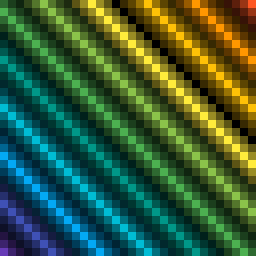
#> input picture test code/32x32.png, 32 x 32 px (shown 8 times larger)
$ python live_change_checkerboard2.py   (older library calls are emulated)
#> lines starting #> are read from the running program, lines starting #| are printed output that depends on the picture
### pbit.py
import random
import numpy as np
import turtle
import math
from numba import jit, float64, int64
import cupy as cp
from numba import cuda

class pcircuit:
    def __init__(self, J=[[]], h=[], beta=1, Nm=0, model="cpsl", delta_t=None, start_beta=1, end_beta=2,
                 growth_factor=1.001, anneal="constant"):
        self.J = np.array(J)
        self.h = np.array(h)
        if self.J is None:
            self.Nm = 0
        else:
            self.Nm = len(self.J)
        self.model = model
        if delta_t is None:
            self.dt = 1 / (2 * self.Nm)
        else:
            self.dt = delta_t
        self.m = np.sign(np.add(np.random.rand(self.Nm) * 2, -1))
        # annealing can be constant, linear, geometric
        self.beta = beta
        self.start_beta = start_beta
        self.end_beta = end_beta
        self.growth_factor = growth_factor
        self.beta = beta
        self.anneal = anneal

    def __call__(self):
        return "I am a p-circuit with " + str(self.Nm) + " p-bits."

    def setWeights(self, J, h):
        self.J = np.array(J)
        self.h = np.array(h)

    def setSize(self, num_pbits):
        self.Nm = num_pbits

    def setBeta(self, beta):
        self.beta = beta

    # [5 lines left out: function setModel, not called in this run]

    def setState(self, m):
        self.m = m

    # [6 lines left out: function setAnneal, not called in this run]

    def getState(self):
        return self.m

    def getWeights(self):
        return self.J, self.h

    def getModel(self):
        return self.model

    def getSize(self):
        return self.Nm

    def getBeta(self):
        return self.beta

    def reset(self):
        self.m = np.sign(np.add(np.random.rand(self.Nm) * 2, -1))

    # [367 lines left out: functions getBoltzmann, load_random, generate_samples, draw, load_image_as_ground_state, load and 1 more, not called in this run]


def errorMSE(predicted_arr, exact_arr):
    return np.sqrt(np.divide(np.sum(np.sum((np.abs(np.subtract(exact_arr, predicted_arr))) ** 2)),
                             np.sum(np.sum((np.abs(exact_arr)) ** 2))))

# [131 lines left out: functions live_heatmap, _set_beta, _cpsl, _cpsl_fast, _cpsl_core_gpu, _ppsl and 2 more, not called in this run]


def _dist(x, y):
    return np.sqrt((x[0] - y[0]) ** 2 + (x[1] - y[1]) ** 2)


# [5 lines left out: function _not_drawn, not called in this run]

### test code/live_change_checkerboard2.py
import PIL.Image as Image
import matplotlib.pyplot as plt
import numpy as np
import pbit


fig = plt.figure()
ax = fig.add_subplot(111)
im = ax.imshow(np.zeros((32,32)))
plt.show(block=False)
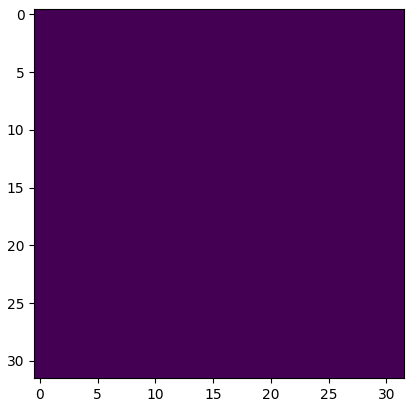
#> figure drawn by matplotlib, 1 panel

def heatmap_cur_state(state, timestep, im_height, im_width):
    # [7 lines of commented-out code are left out]
        im.set_array(state.reshape((im_width, im_height)))
        fig.canvas.draw()


orig = Image.open('32x32.png')
#> orig is the input picture: PIL image 32x32 RGBA; mean R, G, B, A 54.2, 90.8, 54.8, 255
baw = orig.convert('1')
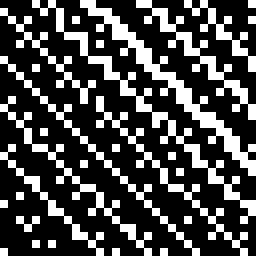
#> baw: PIL image 32x32 1 (shown 8 times larger); 28.9% white in thin lines or dots

width, height = baw.size
#> width = 32; height = 32
J_temp = np.ones((height * width, height*width))

a = baw.getpixel((0, 31))
#> a = 255
# each pixel is either 0 or 255

# opposite pixels get weight of 1
for row in range(height):
    for col in range(width):
        cur = row*width + col
        if col+1 < width-1:
            right = row*width+(col + 1)
        else:
            right = 0
        if col - 1 > 0:
            left = row * width + (col - 1)
        else:
            left = width-1
        if row - 1 > 0:
            up = (row - 1) * width + col
        else:
            up = height-1
        if row + 1 < height-1:
            down = (row + 1) * width + col
        else:
            down = 0
        if col+1 < width and baw.getpixel((col, row)) != baw.getpixel((col + 1, row)):
            J_temp[cur, right] = -1
        if row+1 < height and baw.getpixel((col, row)) != baw.getpixel((col, row + 1)):
            J_temp[cur, down] = -1
        if col - 1 > 0 and baw.getpixel((col, row)) != baw.getpixel((col - 1, row)):
            J_temp[cur, left] = -1
        if row - 1 > 0 and baw.getpixel((col, row)) != baw.getpixel((col, row - 1)):
            J_temp[cur, up] = -1
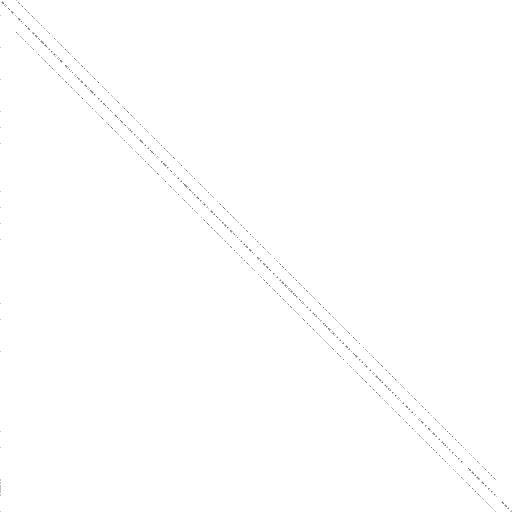
#> J_temp: shape (1024, 1024) float64 (shown at 1/2 size); values -1 (black) and 1 (white), 99.8% white; black in thin lines or dots
h = np.zeros(1024)

Nt = 1000
myp = pbit.pcircuit(J_temp, h)
#> (the run stopped early here; a loop or call above may not have finished)
